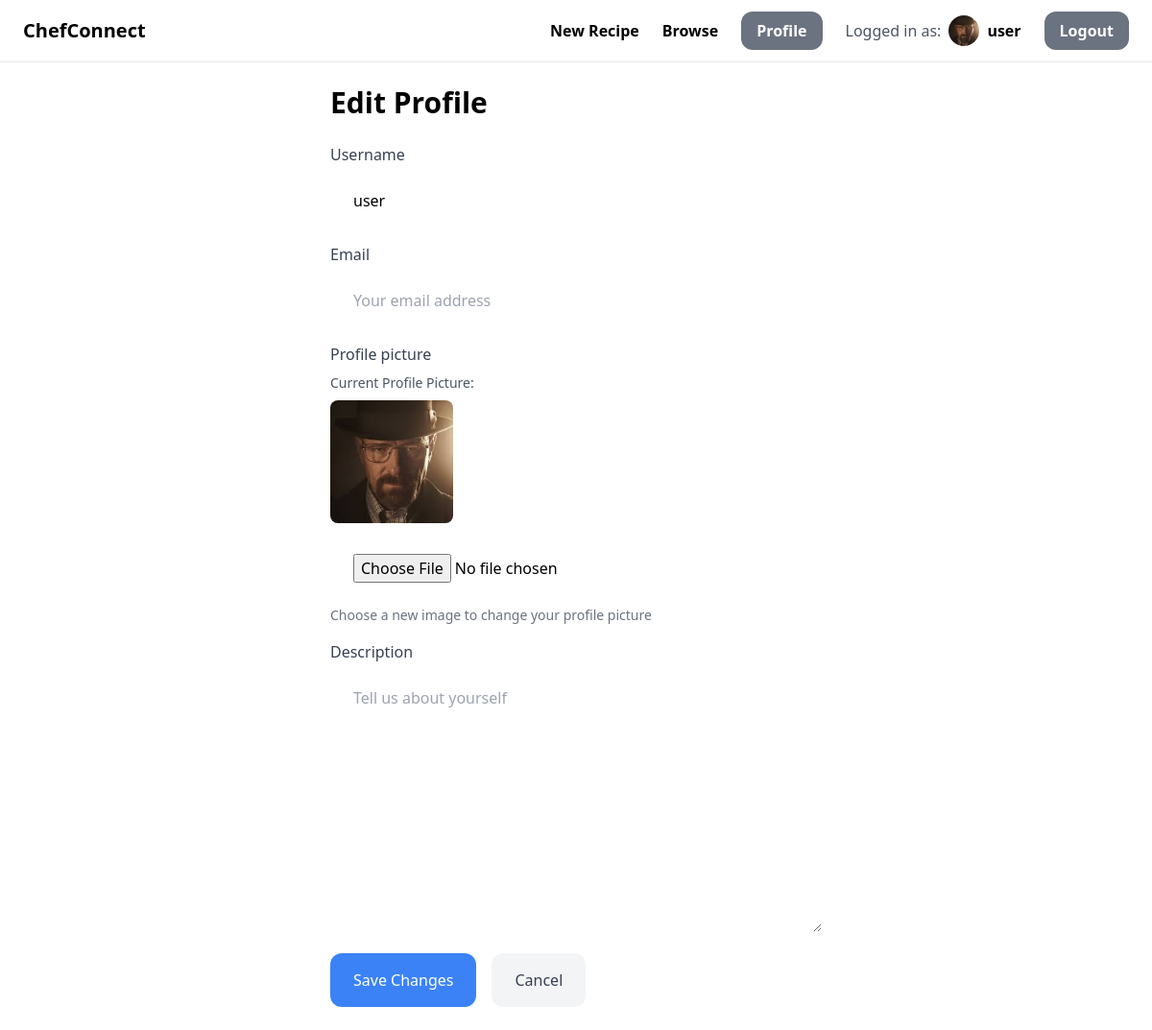
Screenshot of /users/profile/edit/ (signed in) with the database file from the repository.
### users/models.py (models this page shows, shortened)
class CustomUser(AbstractUser):
    profile_picture = models.ImageField(upload_to="profile_pictures", blank=True, null=True)  # media/profile_pictures
    description = models.TextField(blank=True, null=True)

### users/views.py (the view)
# urls.py: path('profile/edit/', edit_profile, name="edit_profile"),
@login_required
def edit_profile(request):
    if request.method == 'POST':
        form = ProfileEditForm(request.POST, request.FILES, instance=request.user)
        if form.is_valid():
            form.save()
            messages.success(request, 'Profile updated successfully!')
            return redirect('users:profile')  # Redirect to profile page
    else:
        form = ProfileEditForm(instance=request.user)
    return render(request, 'users/edit_profile.html', {
        'form': form
    })

### users/forms.py
class ProfileEditForm(UserChangeForm):
    password = None
    class Meta:
        model = CustomUser
        fields = ("username", "email", "profile_picture", "description")
    username = forms.CharField(widget=forms.TextInput(attrs={
        'placeholder': 'Your username',
        'class': 'w-full py-4 px-6 rounded-xl'
    }))
    email = forms.EmailField(widget=forms.EmailInput(attrs={
        'placeholder': 'Your email address',
        'class': 'w-full py-4 px-6 rounded-xl'
    }))
    profile_picture = forms.ImageField(required=False, widget=forms.FileInput(attrs={
        'class': 'w-full py-4 px-6 rounded-xl',
        'id': 'id_profile_picture_input'
    }))
    description = forms.CharField(required=False, widget=forms.Textarea(attrs={
        'placeholder': 'Tell us about yourself',
        'class': 'w-full py-4 px-6 rounded-xl'
    }))

### users/templates/users/edit_profile.html (shortened to what this page needs)
{% extends 'base.html' %}
{% block content %}
    <div class="max-w-lg mx-auto">
        <h1 class="text-3xl font-bold mb-6">Edit Profile</h1>
        <form method="post" enctype="multipart/form-data">
            {% for field in form %}
                <div class="mb-4">
                    <label class="block text-gray-700 font-medium mb-2">{{ field.label }}</label>
                    {% if field.name == 'profile_picture' %}
                        <div class="mb-4">
                            {% if user.profile_picture %}
                                <div class="mb-4">
                                    <p class="text-sm text-gray-600 mb-2">Current Profile Picture:</p>
                                    <img src="{{ user.profile_picture.url }}" id="imagePreview"
                                         alt="Current profile picture"
                                         class="w-32 h-32 object-cover rounded-lg">
                                </div>
                            {% endif %}
                            {{ field }}
                            <p class="text-sm text-gray-500 mt-2">Choose a new image to change your profile picture</p>
                        </div>
                    {% else %}
                        {{ field }}
                    {% endif %}
                </div>
            {% endfor %}
            <div class="flex gap-4">
                <button type="submit" class="py-4 px-6 text-white bg-blue-500 hover:bg-blue-600 rounded-xl">
                    Save Changes
                </button>
                <a href="{% url 'users:profile' %}"
                   class="py-4 px-6 text-gray-700 bg-gray-100 hover:bg-gray-200 rounded-xl">
                    Cancel
                </a>
            </div>
        </form>
    </div>
{% endblock %}

### chefconnect/templates/base.html (shortened to what this page needs)
{% load static %}
<!doctype html>
<html>
<head>
    <script src="https://cdn.tailwindcss.com"></script>
</head>
<body>
<nav class="py-3 px-6 flex justify-between items-center border-b border-gray-200">
    <a href="/" class="text-xl font-semibold">ChefConnect</a>
    <div class="space-x-6 flex items-center">
        <a href="{% url 'recipe:add_recipe' %}" class="text-base font-semibold hover:text-gray-500">New Recipe</a>
        <a href="" class="text-base font-semibold hover:text-gray-500">Browse</a>
        {% if request.user.is_authenticated %}
            <a href="{% url 'users:profile' %}"
               class="px-4 py-2 text-base font-semibold bg-gray-500 text-white rounded-xl hover:bg-gray-700">Profile</a>
            <div class="flex items-center space-x-2">
                <span class="text-gray-600">Logged in as:</span>
                <div class="flex items-center">
                    {% if request.user.profile_picture %}
                        <img src="{{ request.user.profile_picture.url }}" alt="Profile"
                             class="w-8 h-8 rounded-full object-cover">
                    {% else %}
                        <div class="w-8 h-8 rounded-full bg-gray-300 flex items-center justify-center">
                            <span class="text-gray-600">{{ request.user.username|first|upper }}</span>
                        </div>
                    {% endif %}
                    <span class="ml-2 font-semibold">{{ request.user.username }}</span>
                </div>
            </div>
            <a href="{% url 'users:logout' %}"
               class="px-4 py-2 text-base font-semibold bg-gray-500 text-white rounded-xl hover:bg-gray-700">Logout</a>
        {% else %}
            <a href="{% url 'users:register' %}"
               class="px-4 py-2 text-base font-semibold bg-teal-500 text-white rounded-xl hover:bg-teal-700">Sign up</a>
            <a href="{% url 'users:login' %}"
               class="px-4 py-2 text-base font-semibold bg-gray-500 text-white rounded-xl hover:bg-gray-700">Log in</a>
        {% endif %}
    </div>
</nav>
<div class="px-6 py-6">
    {% block content %}
    {% endblock %}
</div>
</body>
</html>

### rows the page displays
CustomUser: user.profile_picture (picture), user.username "user", form "user", profile_picture (picture)

### other values shown
{{ field.label }} "Username" "Email" "Profile picture" "Description"
